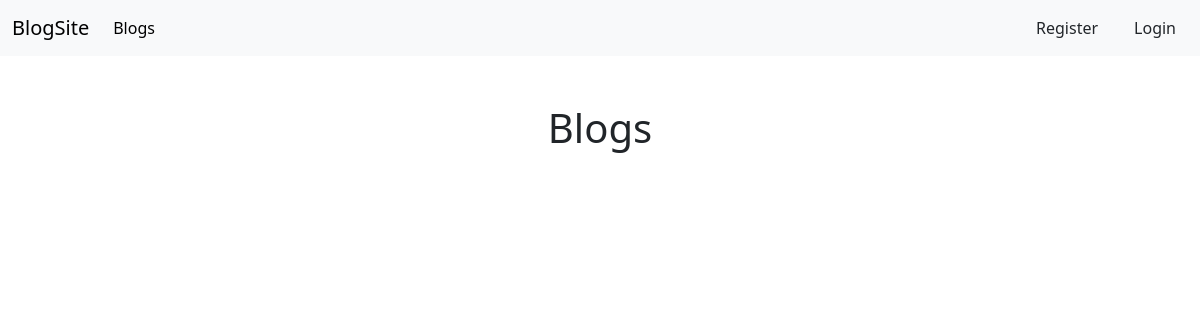
Before: / with the older database file.
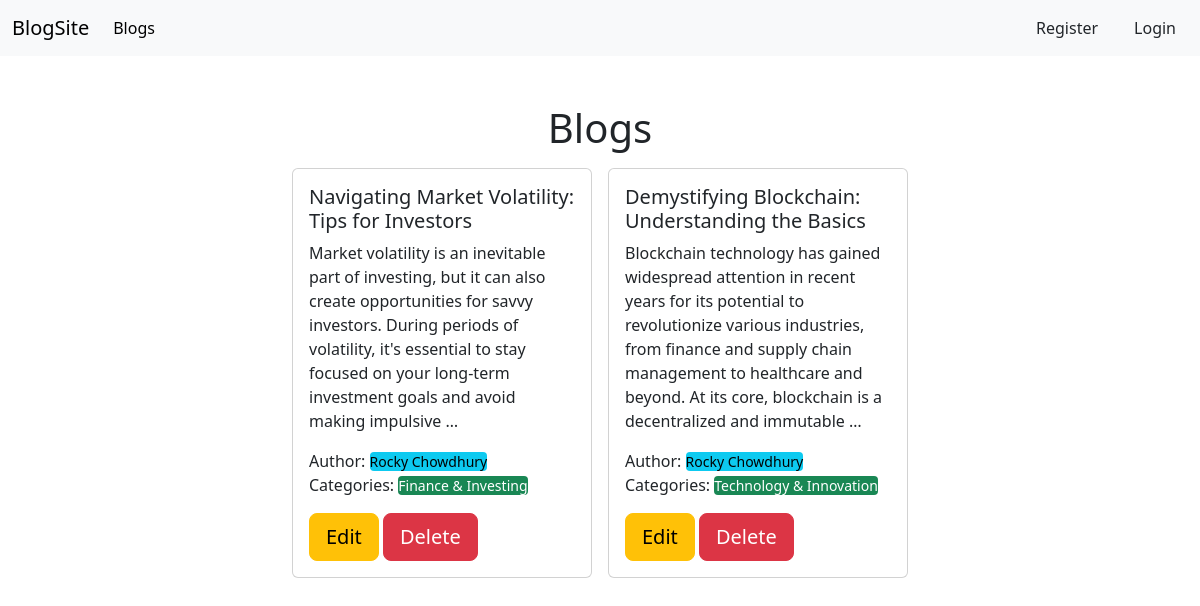
After: the same page with the newer database file.
### post/models.py (models this page shows, shortened)
class Post(models.Model):
    title = models.CharField(max_length=50)
    content= models.TextField()
    category = models.ManyToManyField(Category)
    author = models.ForeignKey(User, on_delete= models.CASCADE)

### categories/models.py (models this page shows, shortened)
class Category(models.Model):
    name= models.CharField(max_length=100)

### Blog_Project/views.py (the view)
# urls.py: 2. Add a URL to urlpatterns:  path('', views.home, name='home')
def home(request):
    data = Post.objects.all()
    return render(request,'home.html',{'data':data})

### templates/home.html
{% extends 'base.html' %}
{% block content %}
<div class="d-flex align-items-center justify-content-center mt-5">
    <h1>Blogs</h1>
</div>
<div class="d-flex flex-wrap justify-content-center ">
    {% for post in data %}
    <div class="card m-2 col-lg-4 col-xl-3">
        <div class="card-body">
            <h5 class="card-title">{{post.title}}</h5>
            <p class="card-text">{{post.content | truncatewords:35}}</p>
            <p class="card-text m-0">Author: <small class=" text-bg-info rounded-1">{{post.author.first_name}} {{post.author.last_name}}</small></p>
            <p class="m-0">Categories:
                {% for cat in post.category.all %}
                <small class="text-bg-success me-1 rounded-1">
                    {{cat.name}}
                </small>
                {% endfor %}
            </p>
            <div class="mt-3 ">
                <a href="{% url 'edit_post' post.id%}" class="btn btn-lg btn-warning">Edit</a>
                <a href="{% url 'delete_post' post.id%}" class=" btn btn-lg btn-danger">Delete</a>
            </div>
        </div>
    </div>
    {% endfor %}
</div>
{% endblock %}

### templates/base.html (shortened to what this page needs)
<!DOCTYPE html>
<html lang="en">
<head>
    <link href="https://cdn.jsdelivr.net/npm/bootstrap@5.3.3/dist/css/bootstrap.min.css" rel="stylesheet"
>
</head>
<body>
    <nav class="navbar navbar-expand-lg bg-body-tertiary">
        <div class="container-fluid">
            <a class="navbar-brand" href="{% url 'home' %}">BlogSite</a>
            <div class="collapse navbar-collapse" id="navbarSupportedContent">
                <ul class="navbar-nav me-auto mb-2 mb-lg-0">
                    <li class="nav-item">
                        <a class="nav-link active" aria-current="page" href="{% url 'home' %}">Blogs</a>
                    </li>
                </ul>
                <div class="d-flex" role="search">
                    <ul class="navbar-nav me-auto mb-2 mb-lg-0">
                        {% if request.user.is_authenticated %}
                        <li class="nav-item">
                            <a class="nav-link btn btn-warning text-dark mx-3" href="{% url 'edit_profile' %}">Profile</a>
                        </li>
                        <li class="nav-item">
                            <a class="nav-link btn btn-primary text-dark mx-1" href="{% url 'user_logout' %}">Logout</a>
                        </li>
                        {% else %}
                        <li class="nav-item">
                            <a class="nav-link btn btn-warning text-dark mx-3" href="{% url 'register' %}">Register</a>
                        </li>
                        <li class="nav-item">
                            <a class="nav-link btn btn-primary text-dark mx-1" href="{% url 'user_login' %}">Login</a>
                        </li>
                        {% endif %}
                    </ul>
                </div>
            </div>
        </div>
    </nav>
    {% block content%}
    {% endblock %}
</body>
</html>

Changed rows visible on the page:
added Post: title "Navigating Market Volatility: Tips for Investors", content "Market volatility is an inevitable part of investing, but it can also create opportunities for savvy investors. During periods of volatility, it's essential to stay focused on your long-term investment goals and avoid making impulsive …", author.first_name "Rocky", author.last_name "Chowdhury"
added Category: name "Finance & Investing", shown under "Navigating Market Volatility: Tips for Investors"
added Post: title "Demystifying Blockchain: Understanding the Basics", content "Blockchain technology has gained widespread attention in recent years for its potential to revolutionize various industries, from finance and supply chain management to healthcare and beyond. At its core, blockchain is a decentralized and immutable …", author.first_name "Rocky", author.last_name "Chowdhury"
added Category: name "Technology & Innovation", shown under "Demystifying Blockchain: Understanding the Basics"
